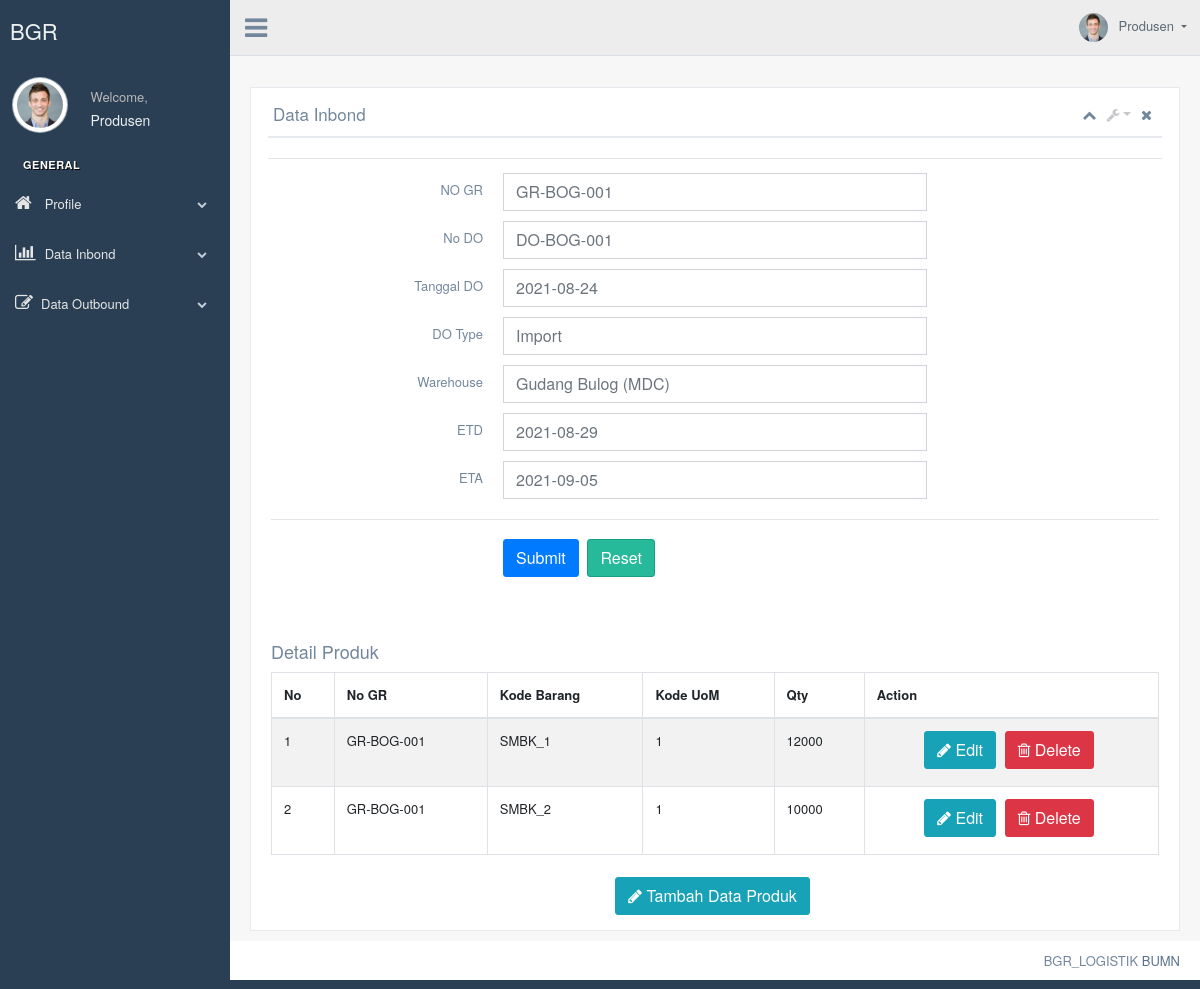
Page /c_produsen/inbound_detail/GR-BOG-001 on the committed database.
### tables this page shows
CREATE TABLE `inbound` (
  `no_gr` varchar(15) NOT NULL,
  `kode_user` varchar(30) NOT NULL,
  `no_do` varchar(15) NOT NULL,
  `do_date` date NOT NULL,
  `trans_tipe` char(10) NOT NULL,
  `do_type` char(10) NOT NULL,
  `supplier_id` varchar(15) NOT NULL,
  `address_org` varchar(255) NOT NULL,
  `city_org` char(100) NOT NULL,
  `province_org` char(100) NOT NULL,
  `country_org` char(100) NOT NULL,
  `wh_org` varchar(100) NOT NULL,
  `buyer_id` varchar(15) NOT NULL,
  `address_dest` varchar(255) NOT NULL,
  `city_dest` char(100) NOT NULL,
  `province_dest` char(100) NOT NULL,
  `country_dest` char(100) NOT NULL,
  `wh_dest` varchar(100) NOT NULL,
  `etd` date NOT NULL,
  `eta` date NOT NULL
);

CREATE TABLE `penyambung_produk_inbound` (
  `kode_penyambung_produk_inbound` int(11) NOT NULL,
  `no_gr` varchar(40) NOT NULL,
  `kode_barang` varchar(40) NOT NULL,
  `kode_uom` varchar(40) NOT NULL,
  `qty` int(11) NOT NULL
);

### application/controllers/C_Produsen.php (called while the page is built, shortened)
<?php
class C_Produsen extends CI_Controller {
	function __construct(){
		$this->load->model('M_Produsen');
	}
	public function inbound_detail($id){
		$inbound = $this->M_Produsen->getdetail($id);
		$data['inbound'] = $inbound;
		$data['produk']=$this->M_Produsen->get_sambung_produk();
		$this->load->view('produsen/v_produsen_detail_inbond', $data);
	}
}

### index.php (called while the page is built, shortened)
<?php
require_once BASEPATH.'core/CodeIgniter.php';

### application/models/M_Produsen.php (called while the page is built, shortened)
<?php
class M_Produsen extends CI_Model{
    public function get_sambung_produk()
    {
        return $this->db->get('penyambung_produk_inbound')->result();
    }
    public function getdetail($id = NULL){
		$query = $this->db->get_where('inbound', array('no_gr' => $id))->row();
		return $query;
	}
}

### application/views/produsen/v_produsen_detail_inbond.php (the view, shortened to what this page needs)
<body class="nav-md">
  <div class="container body">
    <div class="main_container">
      <div class="col-md-3 left_col">
        <div class="left_col scroll-view">
          <div class="navbar nav_title" style="border: 0;">
          <a href="" class="site_title"> <span>BGR LOGISTIK|BUMN</span></a>
          </div>
          <div class="profile clearfix">
            <div class="profile_pic">
              <img src="<?php echo base_url() ?>production/images/img.jpg" alt="..." class="img-circle profile_img">
            </div>
            <div class="profile_info">
              <span>Welcome,</span>
              <h2>Produsen</h2>
            </div>
          </div>
          <br />
           <div id="sidebar-menu" class="main_menu_side hidden-print main_menu">
                      <div class="menu_section">
                          <h3>General</h3>
                          <ul class="nav side-menu">
                              <li><a><i class="fa fa-home"></i> Profile <span class="fa fa-chevron-down"></span></a>
                              </li>
                              <li><a><i class="fa fa-bar-chart-o"></i> Data Inbond <span class="fa fa-chevron-down"></span></a>
                              </li>
                              <li><a><i class="fa fa-edit"></i>Data Outbound <span class="fa fa-chevron-down"></span></a>
                              </li>
                          </ul>
                      </div>
             </div>
        </div>
      </div>
      <div class="top_nav">
          <div class="nav_menu">
              <div class="nav toggle">
                <a id="menu_toggle"><i class="fa fa-bars"></i></a>
              </div>
              <nav class="nav navbar-nav">
              <ul class=" navbar-right">
                <li class="nav-item dropdown open" style="padding-left: 15px;">
                  <a href="javascript:;" class="user-profile dropdown-toggle" aria-haspopup="true" id="navbarDropdown" data-toggle="dropdown" aria-expanded="false">
                    <img src="<?php echo base_url() ?>production/images/img.jpg" alt="">Produsen
                  </a>
                </li>
              </ul>
            </nav>
          </div>
        </div>
     <div class="right_col" role="main">
        <div class="">
          <div class="page-title">
            <div class="title_right">
              <div class="col-md-5 col-sm-5 col-xs-12 form-group pull-right top_search">
              </div>
            </div>
          </div>
          <div class="clearfix"></div>
          <div class="row">
            <div class="col-md-12 col-sm-12 ">
              <div class="x_panel">
                <div class="x_title">
                  <h2>Data Inbond <small></small></h2>
                  <ul class="nav navbar-right panel_toolbox">
                    <li><a class="collapse-link"><i class="fa fa-chevron-up"></i></a>
                    </li>
                    <li class="dropdown">
                      <a href="#" class="dropdown-toggle" data-toggle="dropdown" role="button" aria-expanded="false"><i class="fa fa-wrench"></i></a>
                    </li>
                    <li><a class="close-link"><i class="fa fa-close"></i></a>
                    </li>
                  </ul>
                  <div class="clearfix"></div>
                </div>
                <div class="x_content">
                                  <form class="" action="" method="POST" novalidate>
                                    <br>
                                      <div class="field item form-group">
                                          <label class="col-form-label col-md-3 col-sm-3  label-align">NO GR<span class="required"></span></label>
                                          <div class="col-md-6 col-sm-6">
																				<input class="form-control" data-validate-length-range="6" data-validate-words="2" name="no_gr" placeholder="<?= $inbound->no_gr; ?>" required="required" />
                                          </div>
                                      </div>
                                      <div class="field item form-group">
                                          <label class="col-form-label col-md-3 col-sm-3  label-align">No DO</label>
                                          <div class="col-md-6 col-sm-6">
                                              <input class="form-control" class='No_do' name="no_do" data-validate-length-range="5,15" type="text" placeholder="<?= $inbound->no_do; ?>" /></a></div>
                                      </div>
                                      <div class="field item form-group">
                                          <label class="col-form-label col-md-3 col-sm-3  label-align">Tanggal DO</label>
                                          <div class="col-md-6 col-sm-6">
                                              <input class="form-control" name="do_date" class='date' required="requered" type="date=yyyy/mm/dd" placeholder="<?= $inbound->do_date; ?>" /></div>
                                      </div>
                                      <div class="field item form-group">
                                          <label class="col-form-label col-md-3 col-sm-3  label-align">DO Type<span class="required"></span></label>
																		<div class="col-md-6 col-sm-6">
                                              <input class="form-control" name="do_type" class='Do Type' required="required" placeholder="<?= $inbound->do_type; ?>" type="text" /></div>
                                      </div>
                                      <div class="field item form-group">
                                          <label class="col-form-label col-md-3 col-sm-3  label-align">Warehouse</label>
                                          <div class="col-md-6 col-sm-6">
                                              <input class="form-control" name="warehouse" class='warehouse' required="required" placeholder="<?= $inbound->wh_dest; ?>" type="text" /></div>
                                      </div>
                                      <div class="field item form-group">
                                          <label class="col-form-label col-md-3 col-sm-3  label-align">ETD<span class="required"></span></label>
                                          <div class="col-md-6 col-sm-6">
                                              <input class="form-control" class='date' type="date=yyyy/mm/dd" name="date" placeholder="<?= $inbound->etd; ?>" required='required'></div>
                                      </div>
                                      <div class="field item form-group">
                                          <label class="col-form-label col-md-3 col-sm-3  label-align">ETA<span class="required"></span></label>
                                          <div class="col-md-6 col-sm-6">
                                              <input class="form-control" class='date' type="date=yyyy/mm/dd" name="date" placeholder="<?= $inbound->eta; ?>" required='required'></div>
                                      </div>
                                      <div class="ln_solid">
                                          <div class="form-group">
                                              <div class="col-md-6 offset-md-3">
                                              <br>
                                                  <button type='submit' class="btn btn-primary">Submit</button>
                                                  <button type='reset' class="btn btn-success">Reset</button>
                                              </div>
                                          </div>
                                      </div>
                                  </form>
                              </div>
                <div class="x_content">
                    <div class="row">
                        <div class="col-sm-12">
                          <div class="card-box table-responsive">
                          <br>
                          <br>
                          <h2>Detail Produk <small></small></h2>
                          <table id="datatable-buttons" class="table table-striped table-bordered" style="width:100%">
                    <thead>
                      <tr>
                        <th>No</th>
                        <th>No GR</th>
                        <th>Kode Barang</th>
                        <th>Kode UoM</th>
                        <th>Qty</th>
                        <th>Action</th>
                      </tr>
                    </thead>
                    <tbody>
                    <?php foreach ($produk as $brt=>$value) :?>
                      <tr>
                       <td><?= $value->kode_penyambung_produk_inbound;?></td>
                       <td><?= $value->no_gr;?></td>
										 <td><?= $value->kode_barang;?></td>
										 <td><?= $value->kode_uom;?></td>
                       <td><?= $value->qty;?></td>
                        <td><center>
                          <a href="<?= base_url("c_produsen/produsen_edit_produk"); ?>" class="btn btn-info"><i class="fa fa-pencil"></i> Edit </a>
                          <a href="<?php echo site_url('c_produsen/delete_produk/').$value->kode_penyambung_produk_inbound; ?>" class="btn btn-danger"><i class="fa fa-trash-o"></i> Delete </a>
                          </center></td>
                      </tr>
                      <?php endforeach;?>
                    </tbody>
                  </table>
                </div>
              </div>
            </div>
          </div>
          <div class="ln_solid">
              <div class="form-group">
               <div class="col-md-6 offset-md-3">
                  <center> <a href="<?= base_url("c_produsen/produsen_insert_produk"); ?>" class="btn btn-info"><i class="fa fa-pencil"></i> Tambah Data Produk </a></center>
                 </div>
              </div>
          </div>
              </div>
            </div>
          </div>
        </div>
      </div>
      <footer>
        <div class="pull-right">
        BGR_LOGISTIK <a href="https://www.bgrlogistics.id/id">BUMN</a>
        </div>
        <div class="clearfix"></div>
      </footer>

### rows in the picture
inbound: no_gr "GR-BOG-001", no_do "DO-BOG-001", do_date "2021-08-24", do_type "Import", warehouse "Gudang Bulog (MDC)", date "2021-08-29", date "2021-09-05"
penyambung_produk_inbound: kode_penyambung_produk_inbound "1", no_gr "GR-BOG-001", kode_barang "SMBK_1", kode_uom "1", qty "12000"
penyambung_produk_inbound: kode_penyambung_produk_inbound "2", no_gr "GR-BOG-001", kode_barang "SMBK_2", kode_uom "1", qty "10000"
